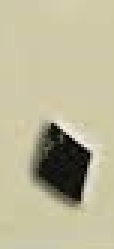
#> input picture Arabic letters/Data Set/0/imageonline-co-split-image (69).jpg, 38 x 83 px (shown 3 times larger); its folder holds only this picture in this run
$ jupyter execute --allow-errors model.ipynb   (shell and % lines are left out)
#> lines starting #> are read from the running program, lines starting #| are printed output that depends on the picture
# Utilities

[cell 1]
from sklearn.neighbors import KNeighborsClassifier
from sklearn import svm
import sklearn
from skimage import transform
from skimage.transform import rotate, AffineTransform,warp
from skimage.util import random_noise
from skimage import util
from skimage.filters import gaussian
from sklearn import preprocessing
import numpy as np


import cv2
import matplotlib
import matplotlib.pyplot as plt
import matplotlib.pyplot as plt

[cell 2]
def showImage(image):
    plt.imshow(image, cmap = matplotlib.cm.binary, interpolation='nearest')
    plt.axis('off')
    plt.show()

[cell 3]
# [29 lines of commented-out code are left out]

[cell 4]
# Image Augmentation, referncee: https://www.codespeedy.com/image-augmentation-using-skimage-in-python/

def augmentImage(img):
    augmentedImages=[img.flatten()]
    augmentedImages.append(img.flatten()) # add the image multiple times
    augmentedImages.append(img.flatten()) # add the image multiple times
    # rotation
    image = rotate(img, angle=5); augmentedImages.append(image.flatten())
    image = rotate(img, angle=-5); augmentedImages.append(image.flatten())
    # # Shearing
    image = transform.warp(img, AffineTransform(shear=-0.2), order=1, preserve_range=True, mode='wrap'); augmentedImages.append(image.flatten())
    image = transform.warp(img, AffineTransform(shear=0.1), order=1, preserve_range=True, mode='wrap'); augmentedImages.append(image.flatten())
    # # Cropping
    image = img.copy(); image[:, 23:] = 0; augmentedImages.append(image.flatten())
    image = img.copy(); image[:, 0:7] = 0; augmentedImages.append(image.flatten())
    image = img.copy(); image[0:7,:] = 0; augmentedImages.append(image.flatten())
    image = img.copy(); image[33:, :] = 0; augmentedImages.append(image.flatten())

    return augmentedImages

# CONSTANTS

[cell 5]
CHARACTER_DIM=(30,30)
DIRECTORY=r'Arabic letters/Data Set'

# Import and split the data

[cell 6]

import os
trainData = []
trainLabels = []


classes_dirs=os.listdir(DIRECTORY)

numClassesWithLimit = 0
LIMIT = 2000 # to have the same number of items in all classes
for innerDir in classes_dirs:
    count = 0
    for filename in os.listdir(DIRECTORY+'/' +innerDir):
        # read image
        image = cv2.imread(DIRECTORY+'/' + innerDir +'/' +filename, cv2.IMREAD_GRAYSCALE)/255.0
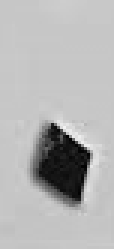
#> image: shape (83, 38) float64 (shown 3 times larger); min 0.0118, max 0.949, mean 0.705

        image=cv2.resize(image,CHARACTER_DIM)
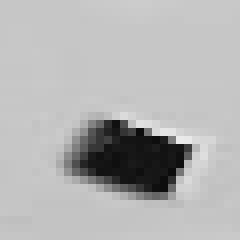
#> image: shape (30, 30) float64 (shown 8 times larger); min 0.0502, max 0.92, mean 0.705

        augmentedImages = augmentImage(image.copy())
#> in augmentImage, `image = rotate(img, angle=5)`:
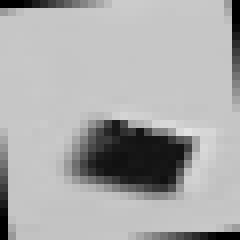
#> image: shape (30, 30) float64 (shown 8 times larger); min 0, max 0.887, mean 0.674
#> in augmentImage, `image = rotate(img, angle=-5)`:
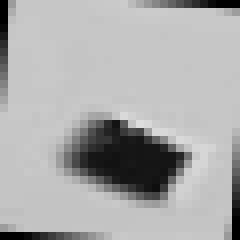
#> image: shape (30, 30) float64 (shown 8 times larger); min 0, max 0.863, mean 0.674
#> in augmentImage, `image = transform.warp(img, AffineTransform(shear=-0.2), order=1, pres`:
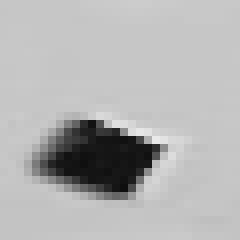
#> image: shape (30, 30) float64 (shown 8 times larger); min 0.0553, max 0.916, mean 0.705
#> in augmentImage, `image = transform.warp(img, AffineTransform(shear=0.1), order=1, prese`:
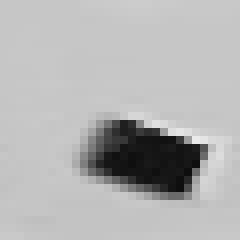
#> image: shape (30, 30) float64 (shown 8 times larger); min 0.0551, max 0.918, mean 0.705
#> in augmentImage, `image[:, 23:] = 0`:
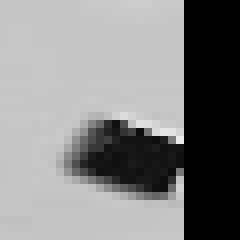
#> image: shape (30, 30) float64 (shown 8 times larger); min 0, max 0.92, mean 0.524
#> in augmentImage, `image[:, 0:7] = 0`:
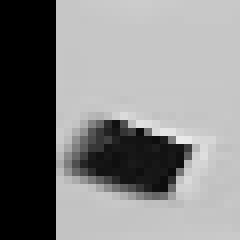
#> image: shape (30, 30) float64 (shown 8 times larger); min 0, max 0.92, mean 0.524
#> in augmentImage, `image[0:7, :] = 0`:
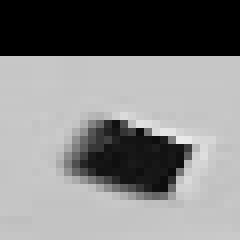
#> image: shape (30, 30) float64 (shown 8 times larger); min 0, max 0.92, mean 0.523
#> augmentedImages = 11 items
        count +=  len(augmentedImages)
#> count = 11

        # append images
        trainData+=augmentedImages
#> trainData = 11 items
        trainLabels+=[innerDir] * len(augmentedImages)
#> trainLabels = ['0', '0', '0', '0', '0', '0', '0', '0', '0', '0', '0']

        # to break the inner loop if the number of items in the class exceeded the LIMIT
        if (count >= LIMIT):
            numClassesWithLimit+=1
            print("Class", innerDir , "has", count, "items")
            break
#> pass 2 of the loop `for innerDir in classes_dirs:`:
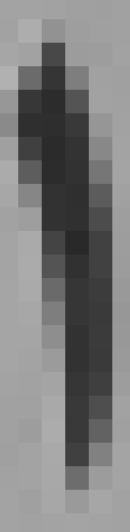
#> input picture Arabic letters/Data Set/1/0 (10)_3.png, 130 x 532 px
#> in augmentImage (call 2), `image[:, 0:7] = 0`:
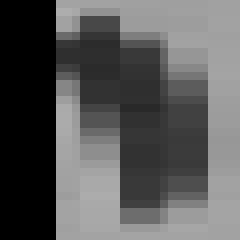
#> image: shape (30, 30) float64 (shown 8 times larger); min 0, max 0.678, mean 0.349
#> in augmentImage (call 2), `image[0:7, :] = 0`:
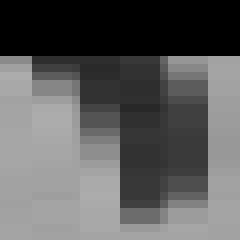
#> image: shape (30, 30) float64 (shown 8 times larger); min 0, max 0.675, mean 0.367
#> trainData = 22 items
#> trainLabels = ['0', '0', '0', '0', '0', '0', '0', '0', '0', '0', '0', '1', '1', '1', '1', '1', '1', '1', '1', '1', '1', '1']

print("Number of classes that have exceeded", LIMIT, "items is:", numClassesWithLimit, "out of", len(os.listdir(DIRECTORY)))
print("trainData Size:", len(trainData), "and trainLabels size:", len(trainLabels))
